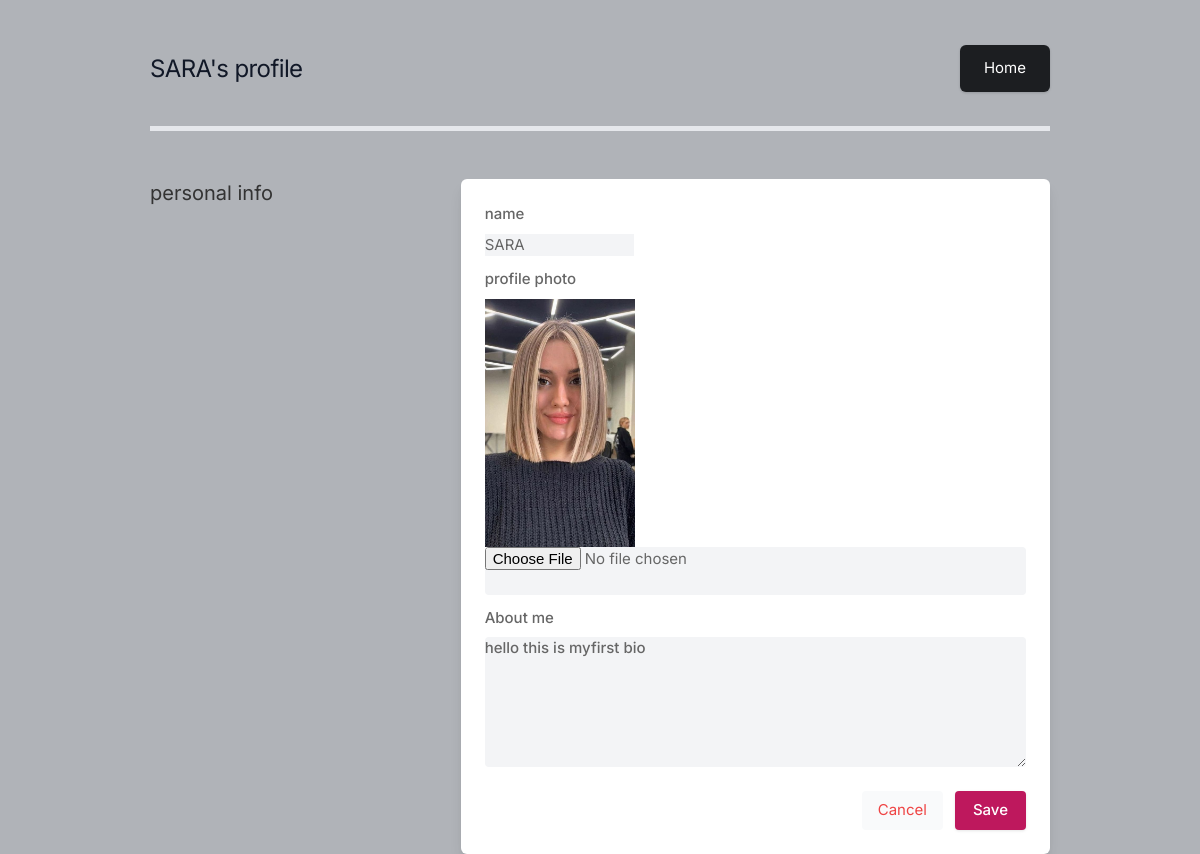
/accounts (signed in), run on the app's committed database.
### main/models.py (models this page shows, shortened)
class Profile(models.Model):
    user = models.ForeignKey(User,on_delete=models.CASCADE)
    id_user = models.IntegerField()
    bio= models.TextField(blank=True)
    pro_photo = models.ImageField(upload_to='profilephotos',default='blank-mages.png')

### main/views.py (the view, shortened to what this page needs)
# urls.py: path('accounts', views.accounts, name='accounts'),
@login_required(login_url='signin')
def accounts(request):
    user_profile= Profile.objects.get(user=request.user)
    return render(request,'accounts.html',{'user_profile': user_profile})

### templates/accounts.html (shortened to what this page needs)
{% load static %}
<!DOCTYPE html>
<html lang="en">
<head>
    <link rel="stylesheet" href="{% static 'assets/css/icons.css' %}">
    <link rel="stylesheet" href="{% static 'assets/css/uikit.css' %}">
    <link rel="stylesheet" href="{% static 'assets/css/style.css' %}">
    <link rel="stylesheet" href="{% static 'assets/css/tailwind.css' %}">
</head>
<body>
            <div class="container m-auto">
                <div class="bg-pink-500 pink-500 px-6 py-3 rounded-md shadow text-white" style=" float:right;"><a href="{% url 'index' %}">Home</a></div>
                <h1 class="text-2xl leading-none text-gray-900 tracking-tight mt-3"> {{ user.username }}'s profile </h1>
                <br>
                <br>
<hr>
<hr>
<hr>
<hr>
<hr>
                <div class="grid lg:grid-cols-3 mt-12 gap-8">
                    <div>
                        <h3 class="text-xl mb-2"> personal info</h3>
                    </div>
                    <div class="bg-white rounded-md lg:shadow-lg shadow col-span-2">
                        <form action="" method="POST" enctype="multipart/form-data">
                            <div class="grid gap-3 lg:p-6 p-4">
                           <div>
                               <label for="">name</label>
                               <div type="text" placeholder="Your name.." class="shadow-none bg-gray-100">{{ user.username }}</div>
                           </div>
                           <div class="col-span-2">
                                <label for=""> profile photo</label>
                                <img width="150px" height="150px" src="{{ user_profile.pro_photo.url }}">
                                <input type="file" name="image" value="" class="shadow-none bg-gray-100">
                            </div>
                            <div class="col-span-2">
                                <label for="bio">About me</label>
                                <textarea id="bio" name="bio" rows="3"  class="shadow-none bg-gray-100">{{ user_profile.bio }}</textarea>
                            </div>
                       </div>
                                <div class="bg-gray-10 p-6 pt-0 flex justify-end space-x-3">
                                <button class="p-2 px-4 rounded bg-gray-50 text-red-500"><a href="{% url 'accounts' %}"> Cancel </a></button>
                                <button type="submit" class="button bg-blue-700"> Save </button>
                            </div>
                        </form>
                    </div>
                </div>
            </div>
</body>
</html>

### static/assets/css/style.css (style rules this page uses)
body { background-color: #B0B3B8!important; }
button { vertical-align: middle; }
span.button, button.button { background-color: #be185d; top: 0; color: #fff; position: relative; padding: 8px 18px; line-height: 22px; position: relative; font-weight: 500; font-size: 15px; display: inline-block; -webkit-transition: all 0.2s ease-in-out; transition: all 0.2s ease-in-out; cursor: pointer; overflow: hidden; border: none; border-radius: 4px; -webkit-box-shadow: 0 1px 3px rgba(0, 0, 0, 0.1); box-shadow: 0 1px 3px rgba(0, 0, 0, 0.1); }
input { height: 48px; line-height: 48px; padding: 0 20px; outline: none; font-size: 15px; color: #808080; max-width: 100%; width: 100%; -webkit-box-sizing: border-box; box-sizing: border-box; display: block; font-weight: 400; opacity: 1; border-radius: 4px; border: none; -webkit-box-shadow: 0 1px 4px 0px rgba(0, 0, 0, 0.12); box-shadow: 0 1px 4px 0px rgba(0, 0, 0, 0.12); }
textarea { height: 48px; line-height: 48px; padding: 0 20px; outline: none; font-size: 15px; color: #808080; margin: 0 0 16px 0; max-width: 100%; width: 100%; -webkit-box-sizing: border-box; box-sizing: border-box; display: block; background-color: #fff; font-weight: 500; opacity: 1; border-radius: 4px; border: none; -webkit-box-shadow: 0 1px 4px 0px rgba(0, 0, 0, 0.12); box-shadow: 0 1px 4px 0px rgba(0, 0, 0, 0.12); }
input { -webkit-transition: all 0.1s ease-in-out; transition: all 0.1s ease-in-out; }
::placeholder { color: #808080; opacity: 1; }
textarea { height: auto; line-height: 27px; padding: 20px; min-height: 130px; -webkit-transition: none !important; transition: none !important; min-width: 100%; }
label, legend { display: block; font-weight: bold; font-size: 15px; font-weight: 500; margin-bottom: 8px; }
button { border: none; margin: 0; padding: 0; width: auto; overflow: visible; background: transparent; color: inherit; font: inherit; line-height: normal; cursor: pointer; }
a { color: #be185d; -webkit-transition: 0.3s; transition: 0.3s; outline: none !important; }
button { outline: none !important; }
img { max-width: 100%; }
body { color: #666; font-size: 15px; line-height: 27px; background-color: #f0f2f5; font-family: "Inter", sans-serif; text-transform: none; }
h1, h2, h3, h4, h5, h6 { font-family: "Inter", sans-serif; text-transform: none; }
textarea, select { font-family: "Inter", sans-serif; text-transform: none; }
button, body .pac-container { font-family: "Inter", sans-serif; text-transform: none; }
h1, h2, h3, h4, h5, h6 { color: #333; font-weight: 500; margin: 0; padding: 0; }
h1 { font-size: 32px; }
h3 { font-size: 22px; }
@media (min-width: 1024px) { .container { max-width: 900px !important; padding-top: 45px; } }
.shadow-none { -webkit-box-shadow: none !important; box-shadow: none !important; }

### data on the page
Profile: pro_photo (picture), bio "hello this is myfirst bio"

### other printed values
{{ user.username }} "SARA"
